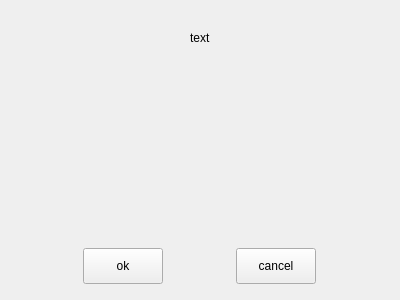
<?xml version="1.0" encoding="UTF-8"?>
<ui version="4.0">
 <class>DeleteNotify</class>
 <widget class="QWidget" name="DeleteNotify">
  <property name="geometry">
   <rect>
    <x>0</x>
    <y>0</y>
    <width>400</width>
    <height>300</height>
   </rect>
  </property>
  <property name="windowTitle">
   <string>Form</string>
  </property>
  <layout class="QVBoxLayout" name="verticalLayout">
   <property name="spacing">
    <number>4</number>
   </property>
   <property name="leftMargin">
    <number>4</number>
   </property>
   <property name="topMargin">
    <number>4</number>
   </property>
   <property name="rightMargin">
    <number>4</number>
   </property>
   <property name="bottomMargin">
    <number>4</number>
   </property>
   <item>
    <widget class="QWidget" name="m_deleteNotify" native="true">
     <layout class="QVBoxLayout" name="verticalLayout_2">
      <property name="leftMargin">
       <number>12</number>
      </property>
      <property name="topMargin">
       <number>24</number>
      </property>
      <property name="rightMargin">
       <number>12</number>
      </property>
      <property name="bottomMargin">
       <number>12</number>
      </property>
      <item>
       <layout class="QHBoxLayout" name="horizontalLayout_2">
        <item>
         <spacer name="horizontalSpacer">
          <property name="orientation">
           <enum>Qt::Horizontal</enum>
          </property>
          <property name="sizeHint" stdset="0">
           <size>
            <width>40</width>
            <height>20</height>
           </size>
          </property>
         </spacer>
        </item>
        <item>
         <widget class="QLabel" name="m_notify">
          <property name="text">
           <string>text</string>
          </property>
         </widget>
        </item>
        <item>
         <spacer name="horizontalSpacer_2">
          <property name="orientation">
           <enum>Qt::Horizontal</enum>
          </property>
          <property name="sizeHint" stdset="0">
           <size>
            <width>40</width>
            <height>20</height>
           </size>
          </property>
         </spacer>
        </item>
       </layout>
      </item>
      <item>
       <spacer name="verticalSpacer">
        <property name="orientation">
         <enum>Qt::Vertical</enum>
        </property>
        <property name="sizeHint" stdset="0">
         <size>
          <width>20</width>
          <height>40</height>
         </size>
        </property>
       </spacer>
      </item>
      <item>
       <layout class="QHBoxLayout" name="horizontalLayout">
        <item>
         <widget class="QPushButton" name="m_ok">
          <property name="sizePolicy">
           <sizepolicy hsizetype="Fixed" vsizetype="Fixed">
            <horstretch>0</horstretch>
            <verstretch>0</verstretch>
           </sizepolicy>
          </property>
          <property name="minimumSize">
           <size>
            <width>72</width>
            <height>36</height>
           </size>
          </property>
          <property name="text">
           <string>ok</string>
          </property>
         </widget>
        </item>
        <item>
         <widget class="QPushButton" name="m_cancel">
          <property name="sizePolicy">
           <sizepolicy hsizetype="Fixed" vsizetype="Fixed">
            <horstretch>0</horstretch>
            <verstretch>0</verstretch>
           </sizepolicy>
          </property>
          <property name="minimumSize">
           <size>
            <width>72</width>
            <height>36</height>
           </size>
          </property>
          <property name="text">
           <string>cancel</string>
          </property>
         </widget>
        </item>
       </layout>
      </item>
     </layout>
    </widget>
   </item>
  </layout>
 </widget>
 <resources/>
 <connections/>
</ui>
